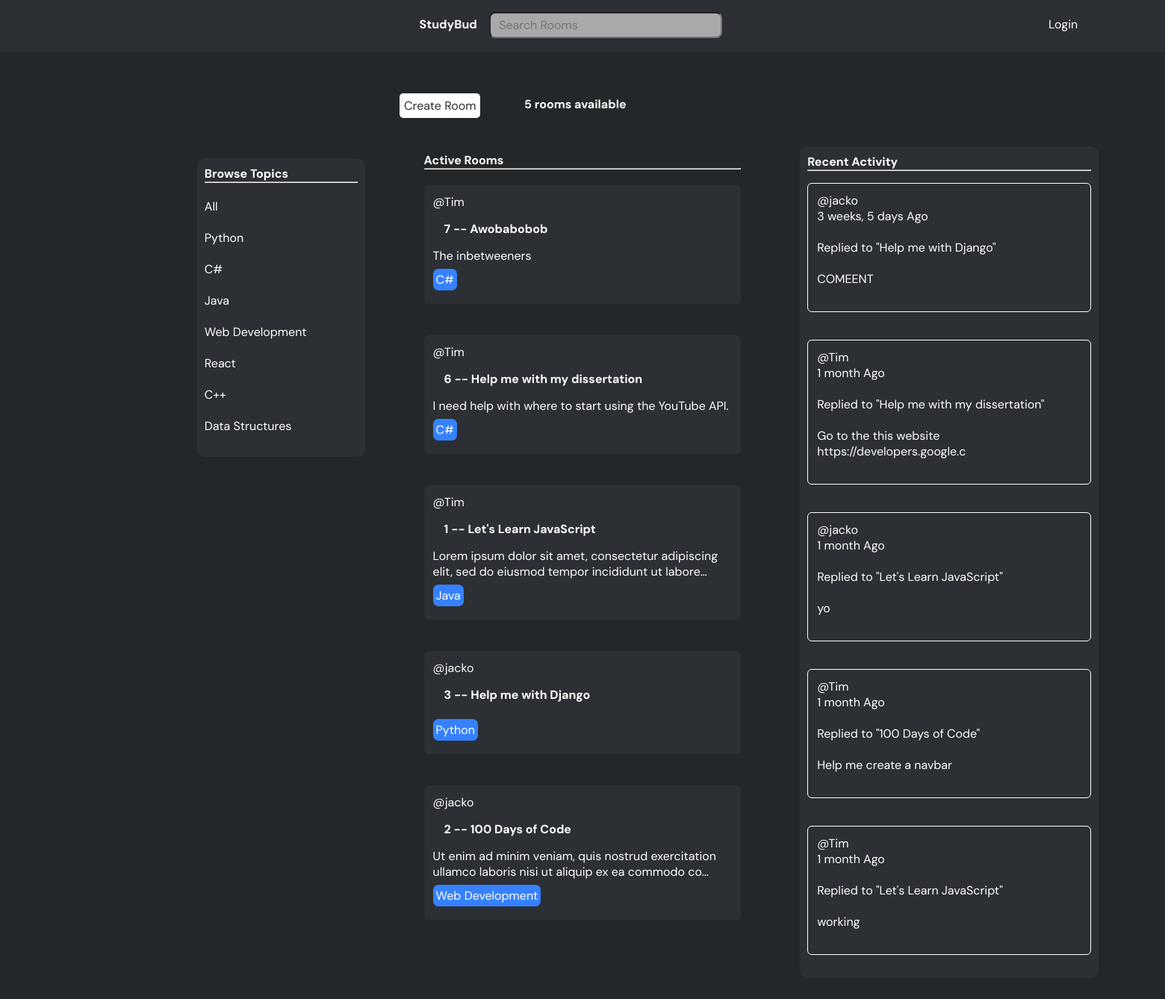
Before: / with the older database file.
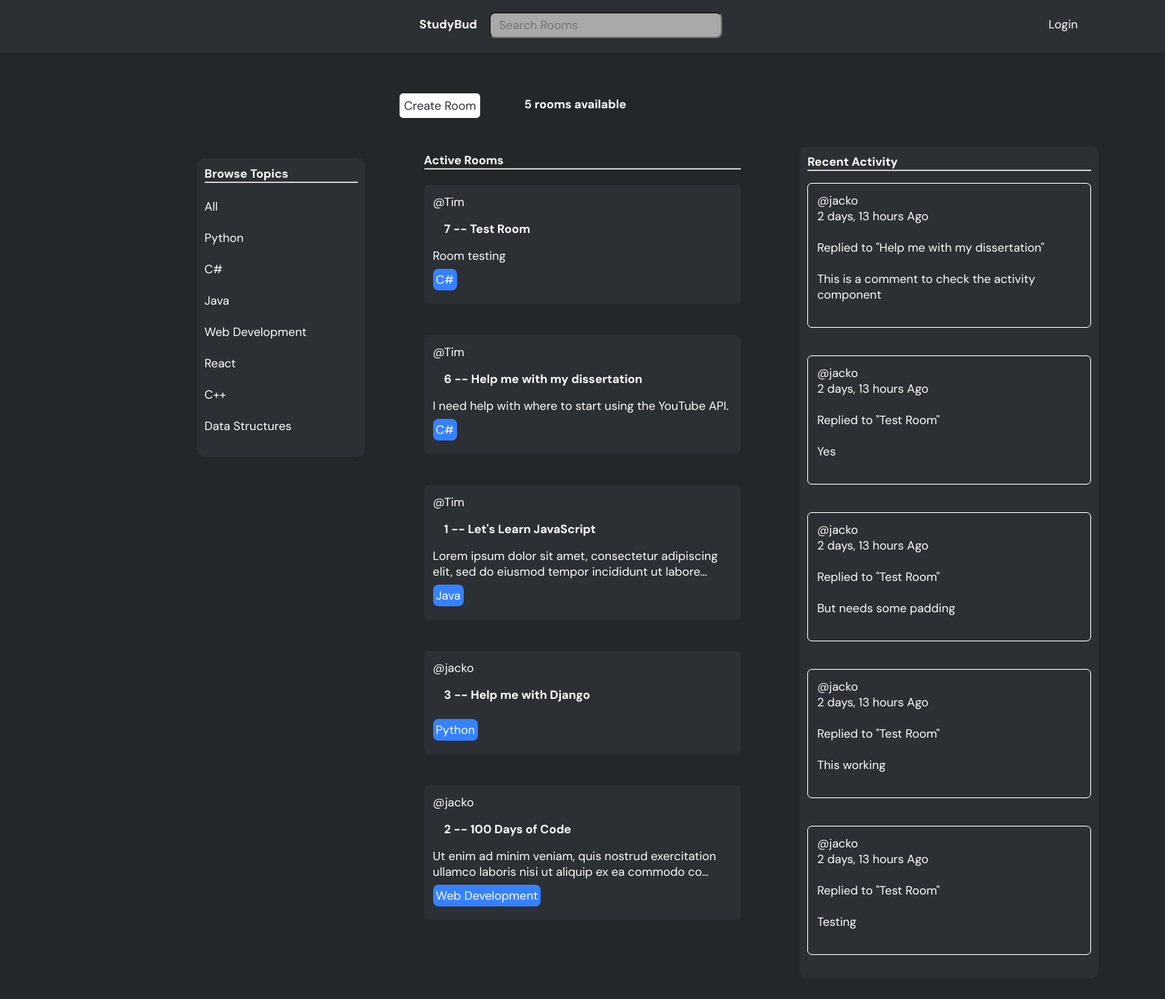
After: the same page with the newer database file.
### base/models.py (models this page shows, shortened)
class Topic(models.Model):
    name = models.CharField(max_length=200)

class Room(models.Model):
    host = models.ForeignKey(User, on_delete = models.SET_NULL, null=True)
    topic = models.ForeignKey(Topic, on_delete = models.SET_NULL, null=True)
    name = models.CharField(max_length=200)
    description = models.TextField(null=True, blank=True)
    participants = models.ManyToManyField(User, related_name="participants", blank=True)
    updated = models.DateTimeField(auto_now=True)
    created = models.DateTimeField(auto_now_add=True)
    class Meta:
        ordering = ["-updated", "-created"]
    def __str__(self):
        return self.name

class Message(models.Model):
    user = models.ForeignKey(User, on_delete=models.CASCADE)
    room = models.ForeignKey(Room, on_delete = models.CASCADE)
    body = models.TextField()
    updated = models.DateTimeField(auto_now=True)
    created = models.DateTimeField(auto_now_add=True)
    class Meta:
        ordering = ["-updated", "-created"]
    def __str__(self):
        return self.body[0:50]

### base/views.py (the view)
# urls.py: path("", views.home, name="home"),
def home(request):
    q = request.GET.get("q") if request.GET.get("q") != None else ""
    rooms = Room.objects.filter(
        Q(topic__name__icontains=q) |
        Q(name__icontains=q) |
        Q(description__icontains=q)
        )
    topics = Topic.objects.all()
    room_count = rooms.count()
    room_messages = Message.objects.filter(Q(room__topic__name__icontains=q))[:5]
    display_count = 0
    context = {"rooms":rooms, "topics":topics, "room_count":room_count, "room_messages":room_messages}
    return render(request, "base/home.html", context)

### base/templates/base/home.html (shortened to what this page needs)
{% extends "main.html" %}
{% block content %}
<div class="home-container">
    <div>
        {% include "base/topics_component.html" %}
    </div>
    <div class="room-count">
        <div class = "rooms-available">
    <h5>{{room_count}} rooms available</h5>
    <a href = "{% url 'create-room' %}" class="create-room-btn">Create Room </a>
        </div>
        {% include "base/feed_component.html" %}
    </div>
    <div>
        {% include "base/activity_component.html" %}
    </div>
</div>
{% endblock content %}

### base/templates/base/topics_component.html
<div class = "topics">
<h3>Browse Topics </h3>
<hr> <br>
<div>
    <a href = "{% url 'home' %}">All</a>
    <br><br>
</div>
{% for topic in topics %}
    <div>
        <a href = "{% url 'home' %}?q={{topic.name}}">{{topic.name}} </a>
        <br><br>
    </div>
{% endfor %}
</div>

### base/templates/base/feed_component.html (shortened to what this page needs)
<div class = "feed">
    <h2>Active Rooms</h2>
    <hr><br>
{% for room in rooms %}
    <div class = "each-room">
        <a href = "{% url 'user-profile' room.host.id %}">@{{room.host.username}}</a>
        <h5>{{room.id}} -- <a href="{% url 'room' room.id %} ">{{room.name}}</a></h5>
        <p>{{room.description |  truncatechars:100 }}</p><br>
        <small class = "topic-name">{{room.topic.name}}</small>
    </div>
    <br><br>
{% endfor %}
</div>

### base/templates/base/activity_component.html (shortened to what this page needs)
<div class = "activity">
<h3>Recent Activity</h3>
<hr>
{% for message in room_messages %}
    <div class = "activity-components">
        <small><a href="{% url 'user-profile' message.user.id %}">@{{message.user}}</a> <br>{{message.created | timesince}} Ago</small><br><br>
        <small>Replied to "{{message.room}}" </small>
        <br><br>
        <p>{{message}}</p>
        <br>
    </div>
    <br>
{% endfor %}
</div>

Changed rows visible on the page:
no longer on this page (row edited): Message: user "jacko", created "3 weeks, 5 days", room "Help me with Django", body "COMEENT"
no longer on this page (row unchanged): Message: user "Tim", created "1 month", room "Help me with my dissertation", body "Go to the this website https://developers.google.c"
no longer on this page (row edited): Message: user "jacko", created "1 month", room "Let's Learn JavaScript", body "yo"
no longer on this page (row unchanged): Message: user "Tim", created "1 month", room "100 Days of Code", body "Help me create a navbar"
no longer on this page (row unchanged): Message: user "Tim", created "1 month", room "Let's Learn JavaScript", body "working"
changed Room id 7: name "Awobabobob" → "Test Room"; description "The inbetweeners" → "Room testing"
added Message: user "jacko", created "2 days, 13 hours", room "Help me with my dissertation", body "This is a comment to check the activity component"
added Message: user "jacko", created "2 days, 13 hours", room "Test Room", body "Yes"
added Message: user "jacko", created "2 days, 13 hours", room "Test Room", body "But needs some padding"
added Message: user "jacko", created "2 days, 13 hours", room "Test Room", body "This working"
added Message: user "jacko", created "2 days, 13 hours", room "Test Room", body "Testing"
